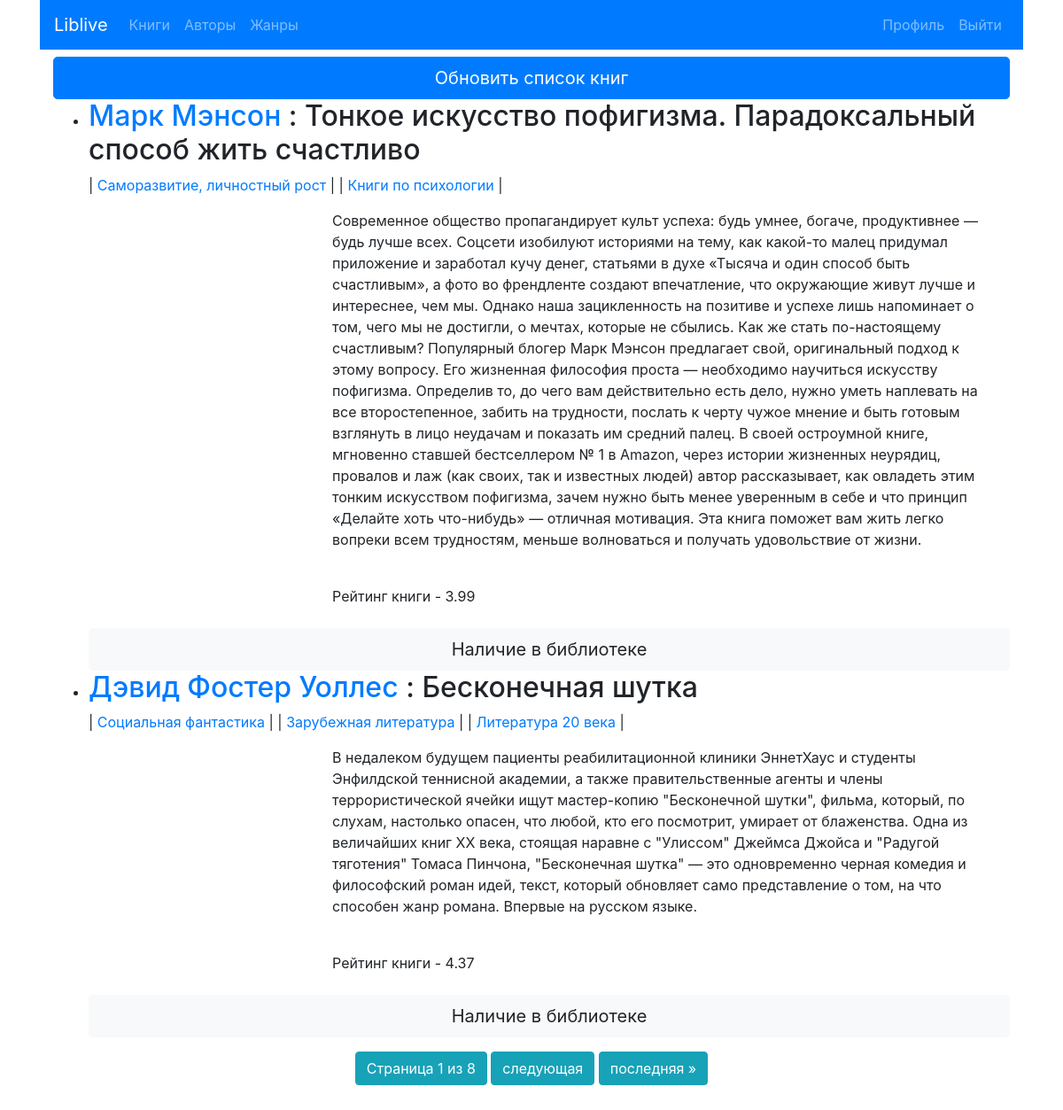
Screenshot of / (signed in) with the database file from the repository.
### liv/models.py (models this page shows, shortened)
class BookFromLivelib(models.Model):
    link = models.CharField(max_length=200)
    title = models.CharField(max_length=200)
    author = models.ForeignKey(Author, on_delete=models.CASCADE)
    tags = models.ManyToManyField(Genre)
    cover = models.CharField(max_length=200)
    rating = models.FloatField()
    description = models.TextField()
    user = models.ForeignKey(User, on_delete=models.CASCADE)

class Author(models.Model):
    name = models.CharField(max_length=200)
    def __str__(self):
        return self.name

class Genre(models.Model):
    name = models.CharField(max_length=200)
    def __str__(self):
        return self.name

### liv/views.py (the view)
# urls.py: path('', views.IndexView, name='index'),
def IndexView(request):
    current_user = request.user
    if current_user.is_anonymous:
        return render(request, 'liv/index.html')
    else:
        lob = current_user.bookfromlivelib_set.all()
        paginator = Paginator(lob, 2)
        page = request.GET.get('page')
        list_of_books = paginator.get_page(page)
        return render(request, 'liv/index.html', {'list_of_books': list_of_books})

### liv/templates/liv/index.html (shortened to what this page needs)
{% extends 'liv/base.html' %}
{% block content %}
<div class="container mb-5">
  <a href="#" class="btn btn-primary btn-lg btn-block mt-2">Обновить список книг</a>
  <ul>
      {% for book in list_of_books %}
        {% if book.user == user %}
          <li><h2><a href="{% url 'liv:author-detail' book.author.pk %}">{{ book.author }}</a> : {{ book.title }}</h2></li>
          {% for tag in book.tags.all %}
            | <a href="{% url 'liv:genre-detail' tag.id %}">{{ tag }}</a> |
          {% endfor %}
          <br>
          <div class="container-fluid mt-3">
            <div class="row">
              <div class="col-sm-3 pull-right">
              </div>
              <div class="col-sm-9">
                <p>{{ book.description }}</p>
                <br>
                <p>Рейтинг книги - {{ book.rating }}</p>
              </div>
            </div>
          </div>
          <button class="btn btn-light btn-lg btn-block mt-2" data-toggle="collapse" data-target=#{{ book.title }}>
            Наличие в библиотеке
          </button>
        {% endif %}
      {% endfor %}
  </ul>
  {% if not user.is_anonymous %}
  <div class="text-center">
          <span class="btn btn-info mb-4">
              Страница {{ list_of_books.number }} из {{ list_of_books.paginator.num_pages }}
          </span>
          {% if list_of_books.has_next %}
              <a class="btn btn-info mb-4" href="?page={{ list_of_books.next_page_number }}">следующая</a>
              <a class="btn btn-info mb-4" href="?page={{ list_of_books.paginator.num_pages }}">последняя &raquo;</a>
          {% endif %}
  </div>
  {% endif %}
</div>
{% endblock %}

### rows the page displays
BookFromLivelib: author "Марк Мэнсон", title "Тонкое искусство пофигизма. Парадоксальный способ жить счастливо", description "Современное общество пропагандирует культ успеха: будь умнее, богаче, продуктивнее — будь лучше всех. Соцсети изобилуют историями на тему, как какой-то малец придумал приложение и заработал кучу денег, статьями в духе «Тысяча и один способ быть счастливым», а фото во френдленте создают впечатление, что окружающие живут лучше и интереснее, чем мы. Однако наша зацикленность на позитиве и успехе лишь напоминает о том, чего мы не достигли, о мечтах, которые не сбылись. Как же стать по-настоящему счастливым? Популярный блогер Марк Мэнсон предлагает свой, оригинальный подход к этому вопросу. Его жизненная философия проста — необходимо научиться искусству пофигизма. Определив то, до чего вам…", rating "3.99"
Genre: name "Саморазвитие, личностный рост"
Genre: name "Книги по психологии"
BookFromLivelib: author "Дэвид Фостер Уоллес", title "Бесконечная шутка", description "В недалеком будущем пациенты реабилитационной клиники ЭннетХаус и студенты Энфилдской теннисной академии, а также правительственные агенты и члены террористической ячейки ищут мастер-копию \"Бесконечной шутки\", фильма, который, по слухам, настолько опасен, что любой, кто его посмотрит, умирает от блаженства. Одна из величайших книг XX века, стоящая наравне с \"Улиссом\" Джеймса Джойса и \"Радугой тяготения\" Томаса Пинчона, \"Бесконечная шутка\" — это одновременно черная комедия и философский роман идей, текст, который обновляет само представление о том, на что способен жанр романа. Впервые на русском языке.", rating "4.37"
Genre: name "Социальная фантастика"
Genre: name "Зарубежная литература"
Genre: name "Литература 20 века"

### other values shown
{{ list_of_books.number }} "1"
{{ list_of_books.paginator.num_pages }} "8"
